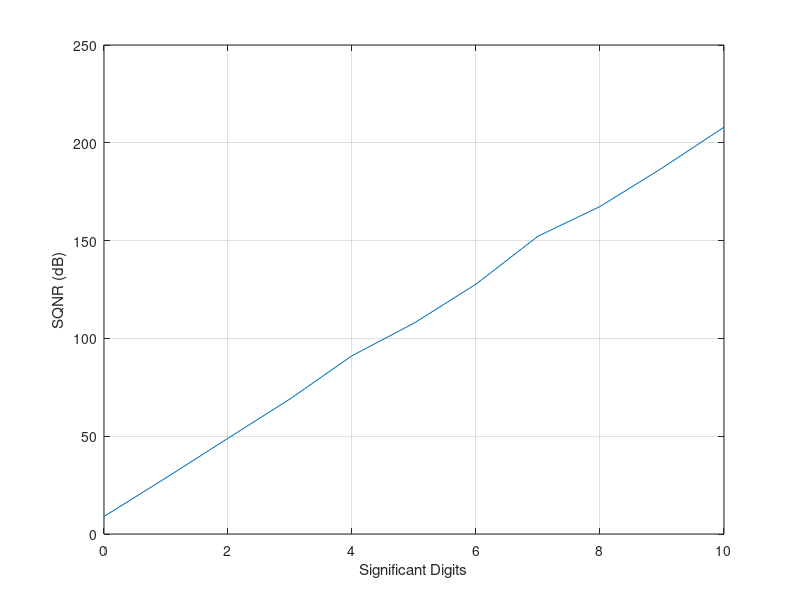

This chart was generated by the following MATLAB code:
clear all; 
close all; 
clc; 
fd1 = 1/50; 
n = [0 : 499 ]; 
q = [0 : 10];  
% No. of Digits after decimal points to be retained for num = 1 : length(q)
for num = 1:length(q)
    x1 = cos(2*pi*fd1*n); 
    Px1 = sum(abs(x1).^2)/length(x1); 
    x1q = round(x1*10^q(num))/10^q(num); 
    x1e = x1 -x1q;
    Pe1 = sum(abs(x1e).^2)/length(x1e); 
    SQNR(num) = 10*log10(Px1/Pe1); 
end 
figure, 
plot(q,SQNR); 
xlabel('Significant Digits'); 
ylabel('SQNR (dB)'); 
xlim([q(1) q(end)]);
grid on;
